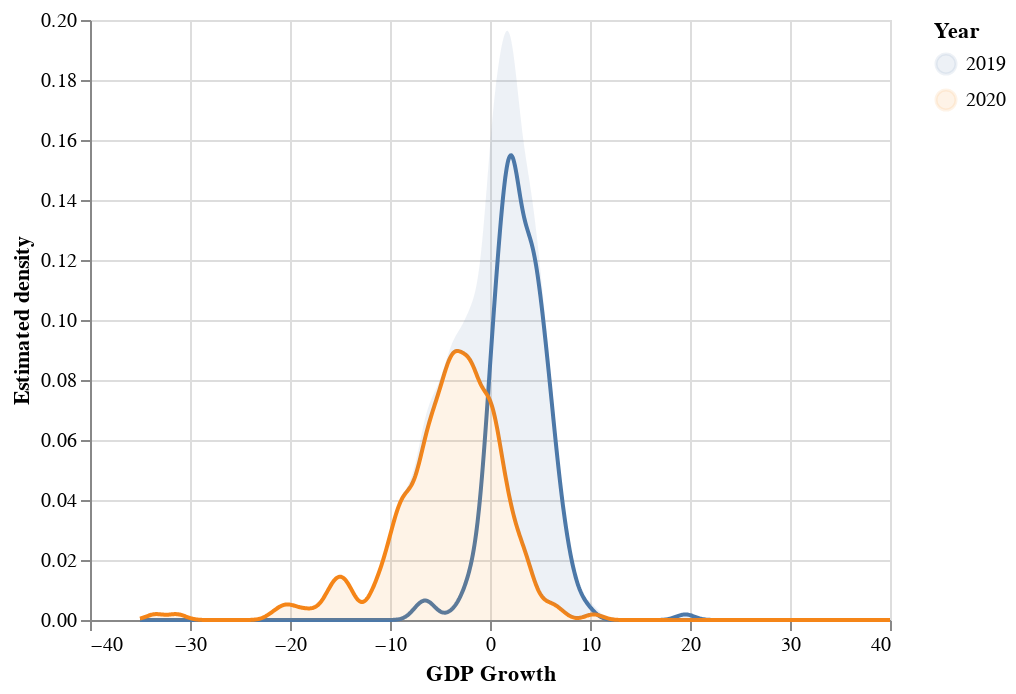

This figure's notebook cell:
### Code cell
# Combine the distribution together
kdes = alt.Chart(data).transform_density(
    density = 'gdp_grow',
    groupby = ['Year'],
    as_ = ['GDP Growth', 'Estimated density'], 
    bandwidth = 0.9,
    extent = [-35, 40],
    steps = 1000 
).mark_line().encode(
    x = alt.X('GDP Growth:Q'), 
    y = alt.Y('Estimated density:Q'), 
    color = alt.Color('Year:N', legend = alt.Legend(title = 'Year'))
) 

kdes + kdes.mark_area(order = False, opacity = 0.1)

# although gpd_grow decreases but it does not have much effect on the other variable

### Figure 1 — Vega-Lite specification as saved in the notebook (floating-point values rounded to 4 significant figures; data arrays with more than 128 entries replaced by an {"elided": "..."} marker saying what was removed)
{"config": {"view": {"continuousWidth": 400, "continuousHeight": 300}}, "layer": [{"mark": "line", "encoding": {"color": {"field": "Year", "legend": {"title": "Year"}, "type": "nominal"}, "x": {"field": "GDP Growth", "type": "quantitative"}, "y": {"field": "Estimated density", "type": "quantitative"}}, "transform": [{"density": "gdp_grow", "bandwidth": 0.9, "extent": [-35, 40], "groupby": ["Year"], "steps": 1000, "as": ["GDP Growth", "Estimated density"]}]}, {"mark": {"type": "area", "opacity": 0.1, "order": false}, "encoding": {"color": {"field": "Year", "legend": {"title": "Year"}, "type": "nominal"}, "x": {"field": "GDP Growth", "type": "quantitative"}, "y": {"field": "Estimated density", "type": "quantitative"}}, "transform": [{"density": "gdp_grow", "bandwidth": 0.9, "extent": [-35, 40], "groupby": ["Year"], "steps": 1000, "as": ["GDP Growth", "Estimated density"]}]}], "data": {"name": "data-7fc3e507f68566124a85a93a7cf61f45"}, "$schema": "https://vega.github.io/schema/vega-lite/v4.17.0.json", "datasets": {"data-7fc3e507f68566124a85a93a7cf61f45": {"elided": "478 records"}}}
